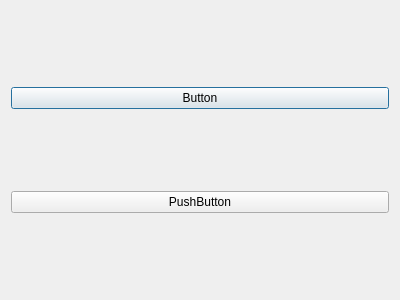
<?xml version="1.0" encoding="UTF-8"?>
<ui version="4.0">
 <class>main</class>
 <widget class="QDialog" name="main">
  <property name="geometry">
   <rect>
    <x>0</x>
    <y>0</y>
    <width>400</width>
    <height>300</height>
   </rect>
  </property>
  <property name="windowTitle">
   <string>Dialog</string>
  </property>
  <layout class="QVBoxLayout" name="verticalLayout_2">
   <item>
    <widget class="QPushButton" name="pushButton">
     <property name="text">
      <string>Button</string>
     </property>
    </widget>
   </item>
   <item>
    <widget class="QPushButton" name="pushButton_2">
     <property name="text">
      <string>PushButton</string>
     </property>
    </widget>
   </item>
  </layout>
 </widget>
 <resources/>
 <connections/>
</ui>
